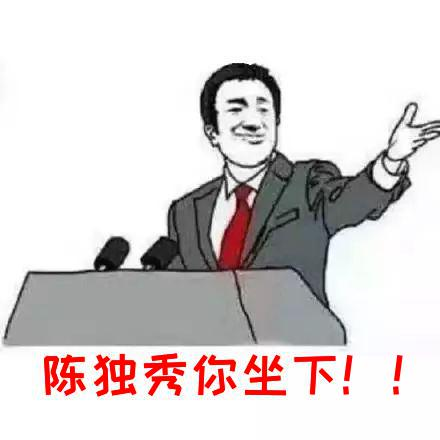
#> input picture weekly_code/yuantu.jpg, 440 x 440 px
$ python img_add_text.py
#> lines starting #> are read from the running program, lines starting #| are printed output that depends on the picture
#!/usr/bin/python3
# -*- coding: utf-8 -*-

from PIL import Image, ImageDraw, ImageFont

setFont = ImageFont.truetype(r"happyfont2016.ttf", 50)  # 站酷快乐体
fillColor = "#ff0000"
image = Image.open("yuantu.jpg")
#> image is the input picture: PIL image 440x440 RGB; mean R, G, B 217.5, 211.2, 211.2
draw = ImageDraw.Draw(image)
width, height = image.size
#> width = 440; height = 440
draw.text((40, height - 90), u'陈独秀你坐下！！', font=setFont, fill=fillColor)
image.save("yuantu.jpg", 'jpeg')
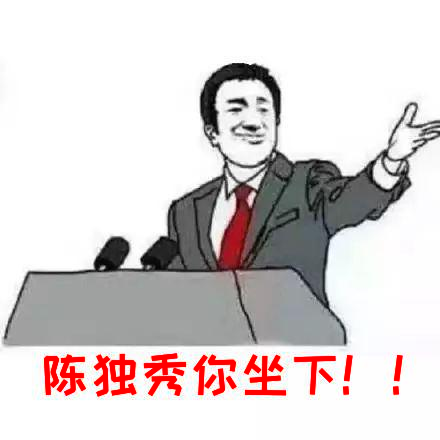
#> saved as yuantu.jpg: PIL image 440x440 RGB; mean R, G, B 218.2, 210.7, 210.7

$ run again, with weekly_code/happy.png saved as weekly_code/yuantu.jpg
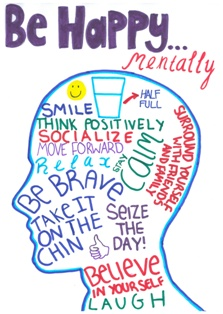
#> input picture weekly_code/happy.png, 223 x 314 px
#> image is the input picture: PIL image 223x314 RGB; mean R, G, B 221.7, 220.5, 229.2
#> `image.save("yuantu.jpg", 'jpeg')`:
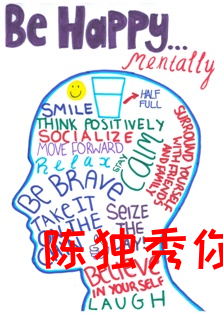
#> saved as yuantu.jpg: PIL image 223x314 RGB; mean R, G, B 222.9, 210.5, 218.7
